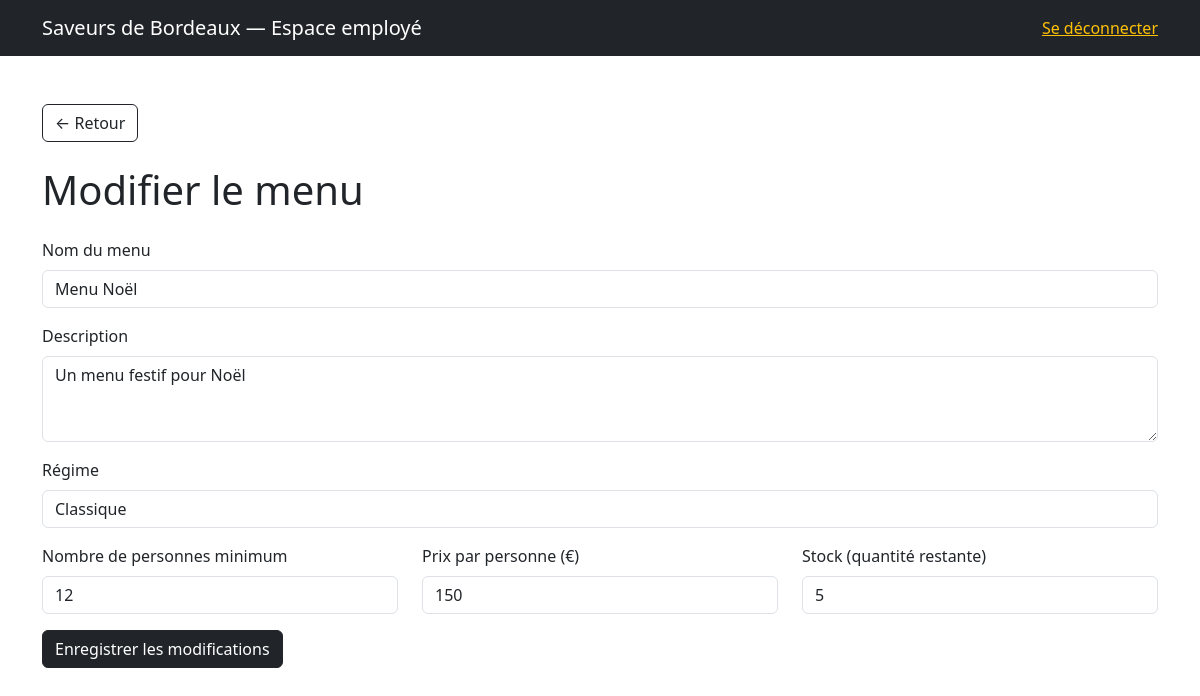
/pages/modifier-menu.php?menu_id=1 (signed in), run on the app's committed database.
### tables this page shows
CREATE TABLE `menu` (
  `menu_id` int NOT NULL,
  `nom` varchar(50) DEFAULT NULL,
  `nombre_personne_minimum` int DEFAULT NULL,
  `prix_par_personne` double DEFAULT NULL,
  `regime` varchar(50) DEFAULT NULL,
  `description` varchar(50) DEFAULT NULL,
  `quantite_restante` int DEFAULT NULL,
  `image` varchar(255) DEFAULT NULL
);

### pages/modifier-menu.php (the view, shortened to what this page needs)
<?php
require_once '../php/verif-employe.php';
$menu_id = $_GET['menu_id'] ?? null;
$stmt = $pdo->prepare("SELECT * FROM menu WHERE menu_id = ?");
$stmt->execute([$menu_id]);
$menu = $stmt->fetch(PDO::FETCH_ASSOC);
?>
<!DOCTYPE html>
<html lang="fr">
<head>
    <link href="https://cdn.jsdelivr.net/npm/bootstrap@5.3.0/dist/css/bootstrap.min.css" rel="stylesheet">
</head>
<body class="d-flex flex-column min-vh-100">
<nav class="navbar navbar-dark bg-dark">
  <div class="container">
    <span class="navbar-brand">Saveurs de Bordeaux — Espace employé</span>
    <a href="../php/deconnexion.php" class="text-warning">Se déconnecter</a>
  </div>
</nav>
<div class="container my-5 flex-grow-1">
  <a href="gestion-menus.php" class="btn btn-outline-dark mb-4">← Retour</a>
  <h1 class="mb-4">Modifier le menu</h1>
  <form action="../php/modifier-menu.php" method="POST">
    <div class="mb-3">
      <label class="form-label">Nom du menu</label>
      <input type="text" name="nom" class="form-control" value="<?= htmlspecialchars($menu['nom']) ?>" required>
    </div>
    <div class="mb-3">
      <label class="form-label">Description</label>
      <textarea name="description" class="form-control" rows="3"><?= htmlspecialchars($menu['description']) ?></textarea>
    </div>
    <div class="mb-3">
      <label class="form-label">Régime</label>
      <input type="text" name="regime" class="form-control" value="<?= htmlspecialchars($menu['regime']) ?>">
    </div>
    <div class="row">
      <div class="col-md-4 mb-3">
        <label class="form-label">Nombre de personnes minimum</label>
        <input type="number" name="nombre_personne_minimum" class="form-control" value="<?= htmlspecialchars($menu['nombre_personne_minimum']) ?>" min="1" required>
      </div>
      <div class="col-md-4 mb-3">
        <label class="form-label">Prix par personne (€)</label>
        <input type="number" step="0.01" name="prix_par_personne" class="form-control" value="<?= htmlspecialchars($menu['prix_par_personne']) ?>" min="0" required>
      </div>
      <div class="col-md-4 mb-3">
        <label class="form-label">Stock (quantité restante)</label>
        <input type="number" name="quantite_restante" class="form-control" value="<?= htmlspecialchars($menu['quantite_restante']) ?>" min="0">
      </div>
    </div>
    <button type="submit" class="btn btn-dark">Enregistrer les modifications</button>
  </form>
</div>
</body>
</html>

### data on the page
menu: nom "Menu Noël", description "Un menu festif pour Noël", regime "Classique", nombre_personne_minimum "12", prix_par_personne "150", quantite_restante "5"
